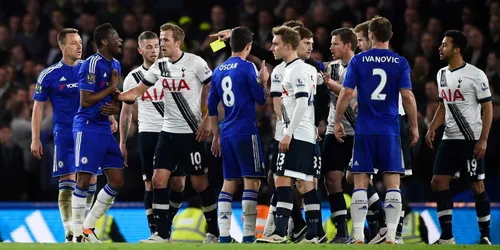
#> input picture course/versions/ai-workshops/02_vision/_resources/chromebook/images/epl.webp, 500 x 250 px, given in place of the camera
$ jupyter execute --allow-errors 02_opencv_basics_V3.ipynb   (text cells are left out)
#> lines starting #> are read from the running program, lines starting #| are printed output that depends on the picture; after the words box and inside, x2 and y2 are one past the last pixel; in counts of white or black regions, pixels touching at a corner belong together
[cell 1]
# ============================================
# Setup
# Goal:
# Load the libraries used in the notebook.
# ============================================

# --- Parameters ---
# No parameters in this cell.

# --- Imports ---
import numpy as np
import matplotlib.pyplot as plt
import cv2
import time
from collections import deque

# --- Display helper ---
SHOW_AXES = False

[cell 2]
# ============================================
# Capture an image from your camera
# Goal:
# Take one picture using the default camera and save it for the rest of the notebook.
# ============================================

# --- Parameters ---
CAMERA_INDEX = 0
WARMUP_FRAMES = 20
SAVE_PATH = "../images/captured_image.png"
DISPLAY_TITLE = "Captured image"

# --- Camera capture ---
cap = cv2.VideoCapture(CAMERA_INDEX)

if not cap.isOpened():
    print("Could not open camera.")
else:
    ret = False
    frame = None

    for _ in range(WARMUP_FRAMES):
        ret, frame = cap.read()
#> this loop made 20 passes
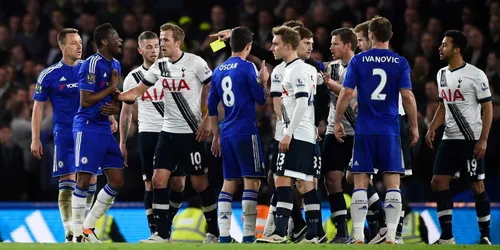
#> input picture course/versions/ai-workshops/02_vision/_resources/chromebook/images/epl.webp, 500 x 250 px, given in place of the camera

    cap.release()

    if not ret:
        print("Failed to capture image.")
    else:
        cv2.imwrite(SAVE_PATH, frame)
        print("Saved:", SAVE_PATH)

        rgb_preview = cv2.cvtColor(frame, cv2.COLOR_BGR2RGB)
#> frame is the input picture: shape (250, 500, 3); mean B, G, R 74.9, 66.4, 64.5
        plt.imshow(rgb_preview)
        plt.title(DISPLAY_TITLE)
        plt.axis("on" if SHOW_AXES else "off")
        plt.show()

[cell 3]
# ============================================
# Load a real image
# Goal:
# Understand how a color image is stored as a 3D array (H, W, C).
# ============================================

# --- Parameters ---
IMAGE_PATH = "../images/captured_image.png"
DISPLAY_TITLE = "Loaded image (RGB)"

# --- Load image ---
bgr = cv2.imread(IMAGE_PATH)

if bgr is None:
    raise FileNotFoundError(f"Couldn't load {IMAGE_PATH}. Make sure the file exists.")

print("OpenCV loads images in BGR format (not RGB).")
print("shape (H, W, C):", bgr.shape)
#| shape (H, W, C): (250, 500, 3)
print("dtype:", bgr.dtype)
#| dtype: uint8

rgb = cv2.cvtColor(bgr, cv2.COLOR_BGR2RGB)

plt.imshow(rgb)
plt.title(DISPLAY_TITLE)
plt.axis("on" if SHOW_AXES else "off")
plt.show()

[cell 4]
# ============================================
# Example: inspect one pixel and one channel
# Goal:
# See how pixel values are stored in a color image.
# ============================================

# --- Parameters ---
TARGET_ROW = 100
TARGET_COL = 100
CHANNEL_NAMES = ["Red", "Green", "Blue"]

pixel_rgb = rgb[TARGET_ROW, TARGET_COL]
#> pixel_rgb = [19, 12, 32]
print(f"Pixel at ({TARGET_ROW}, {TARGET_COL}) in RGB:", pixel_rgb)
#| Pixel at (100, 100) in RGB: [19 12 32]

for i, name in enumerate(CHANNEL_NAMES):
    print(f"{name} value:", pixel_rgb[i])
#> this loop made 3 passes
#| Red value: 19
#| Green value: 12
#| Blue value: 32

[cell 5]
# ============================================
# Convert the image to grayscale
# Goal:
# See the difference between a color image and a 1-channel image.
# ============================================

# --- Parameters ---
DISPLAY_CMAP = "gray"
DISPLAY_TITLE = "Grayscale image"

gray = cv2.cvtColor(bgr, cv2.COLOR_BGR2GRAY)

print("shape:", gray.shape)
#| shape: (250, 500)
print("dtype:", gray.dtype)
#| dtype: uint8

plt.imshow(gray, cmap=DISPLAY_CMAP)
plt.title(DISPLAY_TITLE)
plt.axis("on" if SHOW_AXES else "off")
plt.show()

[cell 6]
# ============================================
# Blur the grayscale image
# Goal:
# Smooth the image before edge detection or thresholding.
# ============================================

# --- Parameters ---
INPUT_IMAGE = gray
KERNEL_SIZE = (5, 5)
SIGMA_X = 0
DISPLAY_CMAP = "gray"
DISPLAY_TITLE = "Blurred image"

blur = cv2.GaussianBlur(INPUT_IMAGE, KERNEL_SIZE, SIGMA_X)
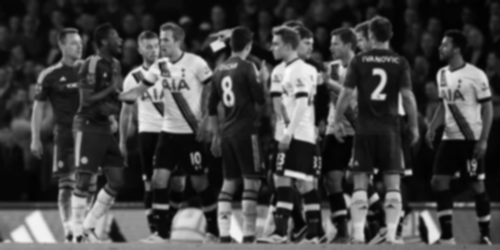
#> blur: shape (250, 500); min 1, max 252, mean 66.8

plt.imshow(blur, cmap=DISPLAY_CMAP)
plt.title(DISPLAY_TITLE)
plt.axis("on" if SHOW_AXES else "off")
plt.show()

[cell 7]
# ============================================
# STUDENT TASK 1
# Goal:
# Try a stronger blur by changing the kernel size.
# ============================================

# --- Parameters ---
INPUT_IMAGE = gray
KERNEL_SIZE = None   # Example: (9, 9)
SIGMA_X = 0
DISPLAY_CMAP = "gray"
DISPLAY_TITLE = "Your blurred image"

#> (the rest of this cell did not finish here and is left out)

[cell 8]
# ============================================
# Example: detect edges with Canny
# Goal:
# Identify strong intensity changes in the image.
# ============================================

# --- Parameters ---
INPUT_IMAGE = blur
LOW_THRESHOLD = 50
HIGH_THRESHOLD = 150
DISPLAY_CMAP = "gray"
DISPLAY_TITLE = "Edges (Canny)"

edges = cv2.Canny(INPUT_IMAGE, LOW_THRESHOLD, HIGH_THRESHOLD)
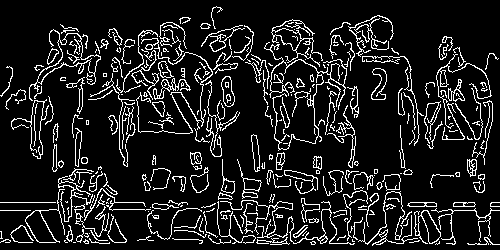
#> edges: shape (250, 500); 12% white in thin lines or dots

print("shape:", edges.shape)
#| shape: (250, 500)
print("dtype:", edges.dtype)
#| dtype: uint8
print("unique values:", np.unique(edges))
#| unique values: [  0 255]

plt.imshow(edges, cmap=DISPLAY_CMAP)
plt.title(DISPLAY_TITLE)
plt.axis("on" if SHOW_AXES else "off")
plt.show()

[cell 9]
# ============================================
# STUDENT TASK 2
# Goal:
# Choose thresholds that keep only the strongest edges.
# ============================================

# --- Parameters ---
INPUT_IMAGE = blur
LOW_THRESHOLD = None
HIGH_THRESHOLD = None
DISPLAY_CMAP = "gray"
DISPLAY_TITLE = "Edges (your version)"

#> (the rest of this cell did not finish here and is left out)

[cell 10]
# ============================================
# Live video: Canny edges
# Goal:
# Display edges from the camera in real time.
# ============================================

# --- Parameters ---
CAMERA_INDEX = 0
DISPLAY_SECONDS = 10
WINDOW_NAME = "Live Canny Edges"
LOW_THRESHOLD = 50
HIGH_THRESHOLD = 150
FRAME_DELAY_MS = 1

cap = cv2.VideoCapture(CAMERA_INDEX)

if not cap.isOpened():
    print("Could not open camera.")
else:
    start_time = time.time()

    try:
        while True:
            ret, frame = cap.read()
            if not ret:
                print("Could not read frame.")
                break

            frame = cv2.flip(frame, 1)
            gray_live = cv2.cvtColor(frame, cv2.COLOR_BGR2GRAY)
            blur_live = cv2.GaussianBlur(gray_live, (5, 5), 0)
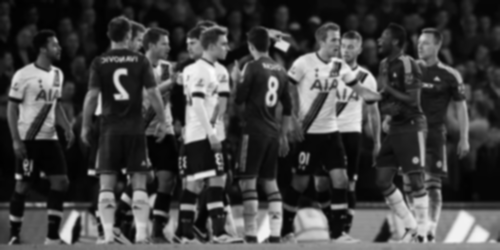
#> blur_live: shape (250, 500); min 1, max 252, mean 66.8
            edges_live = cv2.Canny(blur_live, LOW_THRESHOLD, HIGH_THRESHOLD)
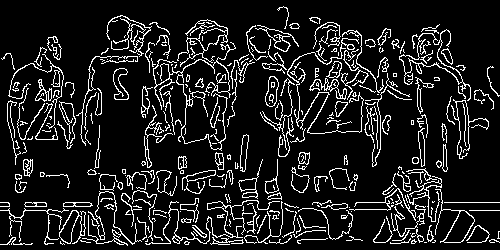
#> edges_live: shape (250, 500); 12% white in thin lines or dots

            cv2.imshow(WINDOW_NAME, edges_live)

            if time.time() - start_time > DISPLAY_SECONDS:
                break

            if cv2.waitKey(FRAME_DELAY_MS) & 0xFF == ord("q"):
#> (key q is pressed here)
                break

    finally:
        cap.release()
        cv2.waitKey(1)
        cv2.destroyAllWindows()
        cv2.waitKey(1)

[cell 11]
# ============================================
# Example: binary thresholding
# Goal:
# Convert a grayscale image into a black-and-white mask.
# ============================================

# --- Parameters ---
INPUT_IMAGE = blur
THRESHOLD_VALUE = 120
MAX_VALUE = 255
THRESHOLD_TYPE = cv2.THRESH_BINARY
DISPLAY_CMAP = "gray"
DISPLAY_TITLE = "Threshold"

_, thresh = cv2.threshold(INPUT_IMAGE, THRESHOLD_VALUE, MAX_VALUE, THRESHOLD_TYPE)
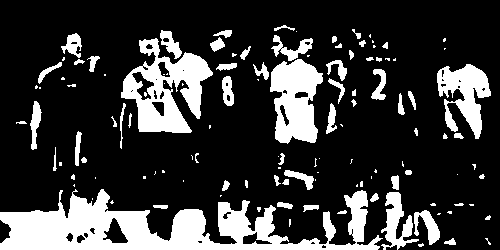
#> thresh: shape (250, 500); 22% white; 122 white regions (58 under 20 px)

print("shape:", thresh.shape)
#| shape: (250, 500)
print("dtype:", thresh.dtype)
#| dtype: uint8
print("unique values:", np.unique(thresh))
#| unique values: [  0 255]

plt.imshow(thresh, cmap=DISPLAY_CMAP)
plt.title(DISPLAY_TITLE)
plt.axis("on" if SHOW_AXES else "off")
plt.show()

[cell 12]
# ============================================
# STUDENT TASK 3
# Goal:
# Adjust the threshold to isolate bright regions differently.
# ============================================

# --- Parameters ---
INPUT_IMAGE = blur
THRESHOLD_VALUE = None
MAX_VALUE = 255
THRESHOLD_TYPE = cv2.THRESH_BINARY
DISPLAY_CMAP = "gray"
DISPLAY_TITLE = "Threshold (your version)"

#> (the rest of this cell did not finish here and is left out)

[cell 13]
# ============================================
# Example: find and draw contours
# Goal:
# Detect object outlines from a binary image.
# ============================================

# --- Parameters ---
INPUT_BINARY_IMAGE = thresh
CONTOUR_RETRIEVAL_MODE = cv2.RETR_EXTERNAL
CONTOUR_APPROX_MODE = cv2.CHAIN_APPROX_SIMPLE
DRAW_COLOR = (255, 0, 0)   # red in RGB
DRAW_THICKNESS = 2
DISPLAY_TITLE = "Detected contours"

contours, _ = cv2.findContours(
    INPUT_BINARY_IMAGE,
    CONTOUR_RETRIEVAL_MODE,
    CONTOUR_APPROX_MODE
)
#> contours = 119 contours, 73 with area under 20; largest, box (x1, y1, x2, y2) and area: (0, 189, 383, 250) 11118, (121, 38, 213, 133) 4568, (270, 59, 323, 144) 3095, (437, 64, 491, 139) 1954, (381, 192, 419, 250) 835

canvas = rgb.copy()
cv2.drawContours(canvas, contours, -1, DRAW_COLOR, DRAW_THICKNESS)
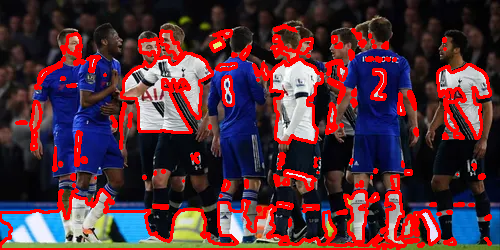
#> canvas: shape (250, 500, 3); mean R, G, B 82, 46.9, 56.3

print("Contours found:", len(contours))
#| Contours found: 119

plt.imshow(canvas)
plt.title(DISPLAY_TITLE)
plt.axis("on" if SHOW_AXES else "off")
plt.show()

[cell 14]
# ============================================
# Example: draw bounding boxes
# Goal:
# Enclose each detected object with a rectangle.
# ============================================

# --- Parameters ---
INPUT_IMAGE = rgb.copy()
RECTANGLE_COLOR = (0, 255, 0)   # green in RGB
RECTANGLE_THICKNESS = 2
MIN_AREA = 200
DISPLAY_TITLE = "Bounding boxes"

canvas = INPUT_IMAGE.copy()

for c in contours:
    if cv2.contourArea(c) < MIN_AREA:
        continue

    x, y, w, h = cv2.boundingRect(c)
    cv2.rectangle(
        canvas,
        (x, y),
        (x + w, y + h),
        RECTANGLE_COLOR,
        RECTANGLE_THICKNESS,
    )
#> this loop made 119 passes
#> c on passes 6, 13, 18, 19, 23, 24, 28, 29, 31, 32, 33, 37: [[438, 213], [437, 214], [439, 214], [440, 213]], [[469, 204], [470, 205], [473, 205], [473, 204]], [[92, 198], [92, 199]], [[220, 195], [220, 196], [221, 195]], [[357, 184], [356, 185], [356, 186], [357, 186]], [[74, 184], [73, 185], [74, 186]], [[183, 180], [183, 181]], [[315, 179], [315, 180]], [[95, 177], [95, 178]], [[371, 176], [371, 178]], [[143, 176], [143, 178], [145, 178], [145, 176]], [[457, 174]]
#> (x, y, w, h) on passes 8, 21, 22: (414, 210, 26, 35), (381, 192, 38, 58), (0, 189, 383, 61)
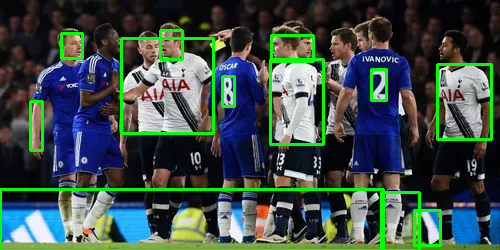
#> canvas: shape (250, 500, 3); mean R, G, B 60.8, 77.2, 71.3

plt.imshow(canvas)
plt.title(DISPLAY_TITLE)
plt.axis("on" if SHOW_AXES else "off")
plt.show()

[cell 15]
# ============================================
# 📹 Live video: contours only
# Goal:
# Detect bright objects and draw their exact outlines
# ============================================

# --- Parameters ---
CAMERA_INDEX = 0
DISPLAY_SECONDS = 12
WINDOW_NAME = "Live Contours"

THRESHOLD_VALUE = 100
MIN_AREA = 500

CONTOUR_COLOR = (255, 0, 0)   # Blue (BGR)
CONTOUR_THICKNESS = 2

FRAME_DELAY_MS = 1

cap = cv2.VideoCapture(CAMERA_INDEX)

if not cap.isOpened():
    print("Could not open camera.")
else:
    start_time = time.time()

    try:
        while True:
            ret, frame = cap.read()
            if not ret:
                print("Could not read frame.")
                break

            frame = cv2.flip(frame, 1)

            # --- Preprocessing ---
            gray_live = cv2.cvtColor(frame, cv2.COLOR_BGR2GRAY)
            blur_live = cv2.GaussianBlur(gray_live, (5, 5), 0)
            _, thresh_live = cv2.threshold(
                blur_live,
                THRESHOLD_VALUE,
                255,
                cv2.THRESH_BINARY
            )
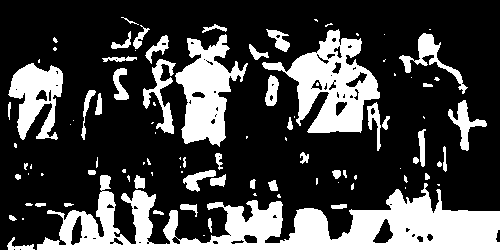
#> thresh_live: shape (250, 500); 27.1% white; 99 white regions (49 under 20 px)

            # --- Find contours ---
            contours_live, _ = cv2.findContours(
                thresh_live,
                cv2.RETR_EXTERNAL,
                cv2.CHAIN_APPROX_SIMPLE
            )
#> contours_live = 98 contours, 57 with area under 20; largest, box (x1, y1, x2, y2) and area: (37, 175, 500, 250) 14864, (262, 29, 380, 133) 5676, (175, 34, 248, 147) 3972, (8, 63, 63, 140) 2369, (399, 33, 468, 94) 718

            # --- Draw contours ---
            canvas = frame.copy()

            filtered_contours = [
                c for c in contours_live
                if cv2.contourArea(c) >= MIN_AREA
            ]
#> filtered_contours = 7 contours; box (x1, y1, x2, y2) and area: (37, 175, 500, 250) 14864, (262, 29, 380, 133) 5676, (175, 34, 248, 147) 3972, (8, 63, 63, 140) 2369, (399, 33, 468, 94) 718, (143, 59, 176, 134) 706, (448, 100, 487, 151) 534

            cv2.drawContours(
                canvas,
                filtered_contours,
                -1,
                CONTOUR_COLOR,
                CONTOUR_THICKNESS
            )
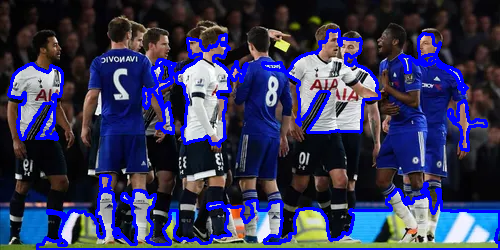
#> canvas: shape (250, 500, 3); mean B, G, R 89.1, 54.3, 52.9

            # --- Display ---
            cv2.imshow(WINDOW_NAME, canvas)

            # Stop after time
            if time.time() - start_time > DISPLAY_SECONDS:
                break

            if cv2.waitKey(FRAME_DELAY_MS) & 0xFF == ord("q"):
#> (key q is pressed here)
                break

    finally:
        cap.release()
        cv2.waitKey(1)
        cv2.destroyAllWindows()
        cv2.waitKey(1)

[cell 16]
# ============================================
# Live video: contours and bounding boxes
# Goal:
# Detect bright objects and draw one rectangle around each one.
# ============================================

# --- Parameters ---
CAMERA_INDEX = 0
DISPLAY_SECONDS = 12
WINDOW_NAME = "Live Bounding Boxes"
THRESHOLD_VALUE = 100
MIN_AREA = 500
RECTANGLE_COLOR = (0, 255, 0)   # green in BGR for OpenCV display
RECTANGLE_THICKNESS = 2
FRAME_DELAY_MS = 1

cap = cv2.VideoCapture(CAMERA_INDEX)

if not cap.isOpened():
    print("Could not open camera.")
else:
    start_time = time.time()

    try:
        while True:
            ret, frame = cap.read()
            if not ret:
                print("Could not read frame.")
                break

            frame = cv2.flip(frame, 1)

            gray_live = cv2.cvtColor(frame, cv2.COLOR_BGR2GRAY)
            blur_live = cv2.GaussianBlur(gray_live, (5, 5), 0)
            _, thresh_live = cv2.threshold(blur_live, THRESHOLD_VALUE, 255, cv2.THRESH_BINARY)

            contours_live, _ = cv2.findContours(
                thresh_live,
                cv2.RETR_EXTERNAL,
                cv2.CHAIN_APPROX_SIMPLE
            )

            canvas = frame.copy()

            for c in contours_live:
                if cv2.contourArea(c) < MIN_AREA:
                    continue

                x, y, w, h = cv2.boundingRect(c)
                cv2.rectangle(
                    canvas,
                    (x, y),
                    (x + w, y + h),
                    RECTANGLE_COLOR,
                    RECTANGLE_THICKNESS,
                )
#> this loop made 98 passes
#> c on passes 2, 4, 14, 15, 17, 20, 30, 32, 38, 39, 42, 47: [[203, 235], [204, 235]], [[22, 218], [22, 219], [23, 219], [23, 218]], [[405, 187], [405, 188]], [[437, 184], [438, 185], [439, 185], [439, 184]], [[338, 182]], [[316, 178], [316, 184], [317, 183], [317, 178]], [[28, 173], [28, 174]], [[181, 171], [181, 172], [182, 172], [182, 171]], [[400, 168]], [[180, 166], [180, 167]], [[143, 162], [143, 164], [144, 163], [144, 162]], [[180, 157], [179, 158], [180, 159]]
#> (x, y, w, h) on pass 25: (37, 175, 463, 75)
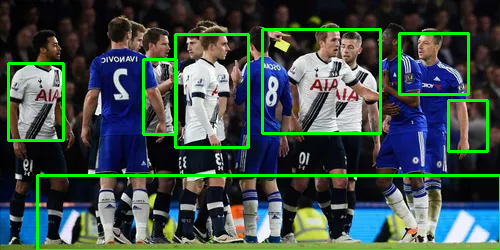
#> canvas: shape (250, 500, 3); mean B, G, R 71.7, 78.2, 61.6

            cv2.imshow(WINDOW_NAME, canvas)

            if time.time() - start_time > DISPLAY_SECONDS:
                break

            if cv2.waitKey(FRAME_DELAY_MS) & 0xFF == ord("q"):
#> (key q is pressed here)
                break

    finally:
        cap.release()
        cv2.waitKey(1)
        cv2.destroyAllWindows()
        cv2.waitKey(1)

[cell 17]
# ============================================
# Live video: motion trail effect
# Goal:
# Keep a short fading trail mainly on moving regions.
# ============================================

# --- Parameters ---
CAMERA_INDEX = 0
DISPLAY_SECONDS = 10
WINDOW_NAME = "Motion Trail"
TRAIL_LENGTH = 10
THRESHOLD = 25
BLUR_SIZE = 7     # Must be odd
MIN_AREA = 500
FRAME_DELAY_MS = 1

cap = cv2.VideoCapture(CAMERA_INDEX)

if not cap.isOpened():
    print("Could not open camera.")
else:
    start_time = time.time()
    prev_gray = None
    trail_buffer = deque(maxlen=TRAIL_LENGTH)

    try:
        while True:
            ret, frame = cap.read()
            if not ret:
                print("Could not read frame from camera.")
                break

            frame = cv2.flip(frame, 1)
            display = frame.copy()

            gray_live = cv2.cvtColor(frame, cv2.COLOR_BGR2GRAY)
            gray_live = cv2.GaussianBlur(gray_live, (BLUR_SIZE, BLUR_SIZE), 0)

            if prev_gray is not None:
                diff = cv2.absdiff(prev_gray, gray_live)
                _, motion_mask = cv2.threshold(diff, THRESHOLD, 255, cv2.THRESH_BINARY)

                kernel = cv2.getStructuringElement(cv2.MORPH_ELLIPSE, (5, 5))
                motion_mask = cv2.morphologyEx(motion_mask, cv2.MORPH_OPEN, kernel)
                motion_mask = cv2.dilate(motion_mask, kernel, iterations=2)

                contours_live, _ = cv2.findContours(
                    motion_mask, cv2.RETR_EXTERNAL, cv2.CHAIN_APPROX_SIMPLE
                )

                clean_mask = np.zeros_like(motion_mask)
                for cnt in contours_live:
                    if cv2.contourArea(cnt) >= MIN_AREA:
                        cv2.drawContours(clean_mask, [cnt], -1, 255, thickness=cv2.FILLED)

                moving_part = cv2.bitwise_and(frame, frame, mask=clean_mask)
                trail_buffer.appendleft((moving_part, clean_mask.copy()))

            n = len(trail_buffer)
            for i, (trail_img, trail_mask) in enumerate(trail_buffer):
                alpha = (n - i) / (n + 1) * 0.6
                mask_3 = cv2.merge([trail_mask, trail_mask, trail_mask])
                masked_trail = cv2.bitwise_and(trail_img, mask_3)
                display = cv2.addWeighted(display, 1.0, masked_trail, alpha, 0)

            prev_gray = gray_live
            cv2.imshow(WINDOW_NAME, display)

            if time.time() - start_time > DISPLAY_SECONDS:
                break

            if cv2.waitKey(FRAME_DELAY_MS) & 0xFF == ord("q"):
#> (key q is pressed here)
                break

    finally:
        cap.release()
        cv2.waitKey(1)
        cv2.destroyAllWindows()
        cv2.waitKey(1)
